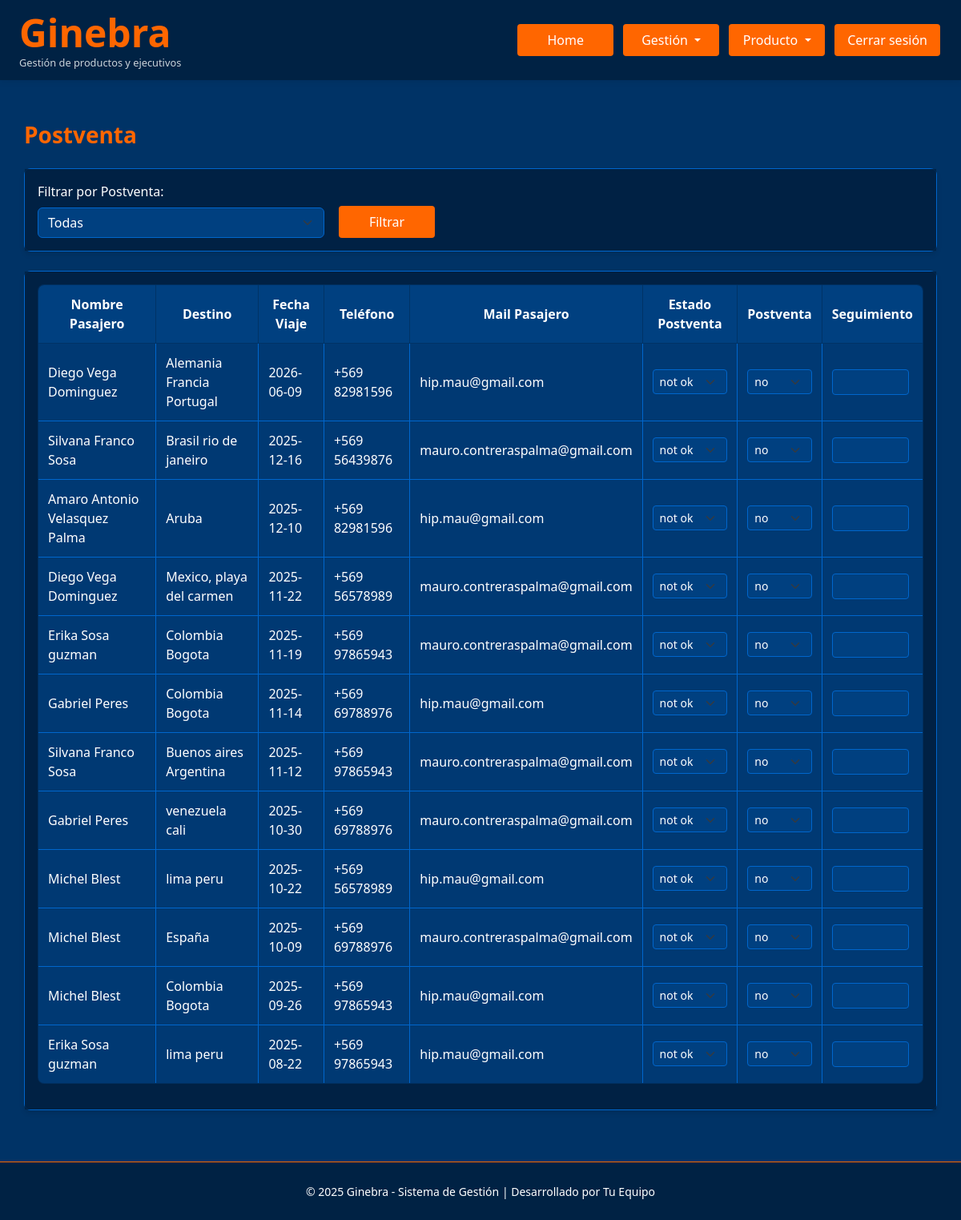
/postventa (signed in), run on an earlier commit of the app's database.
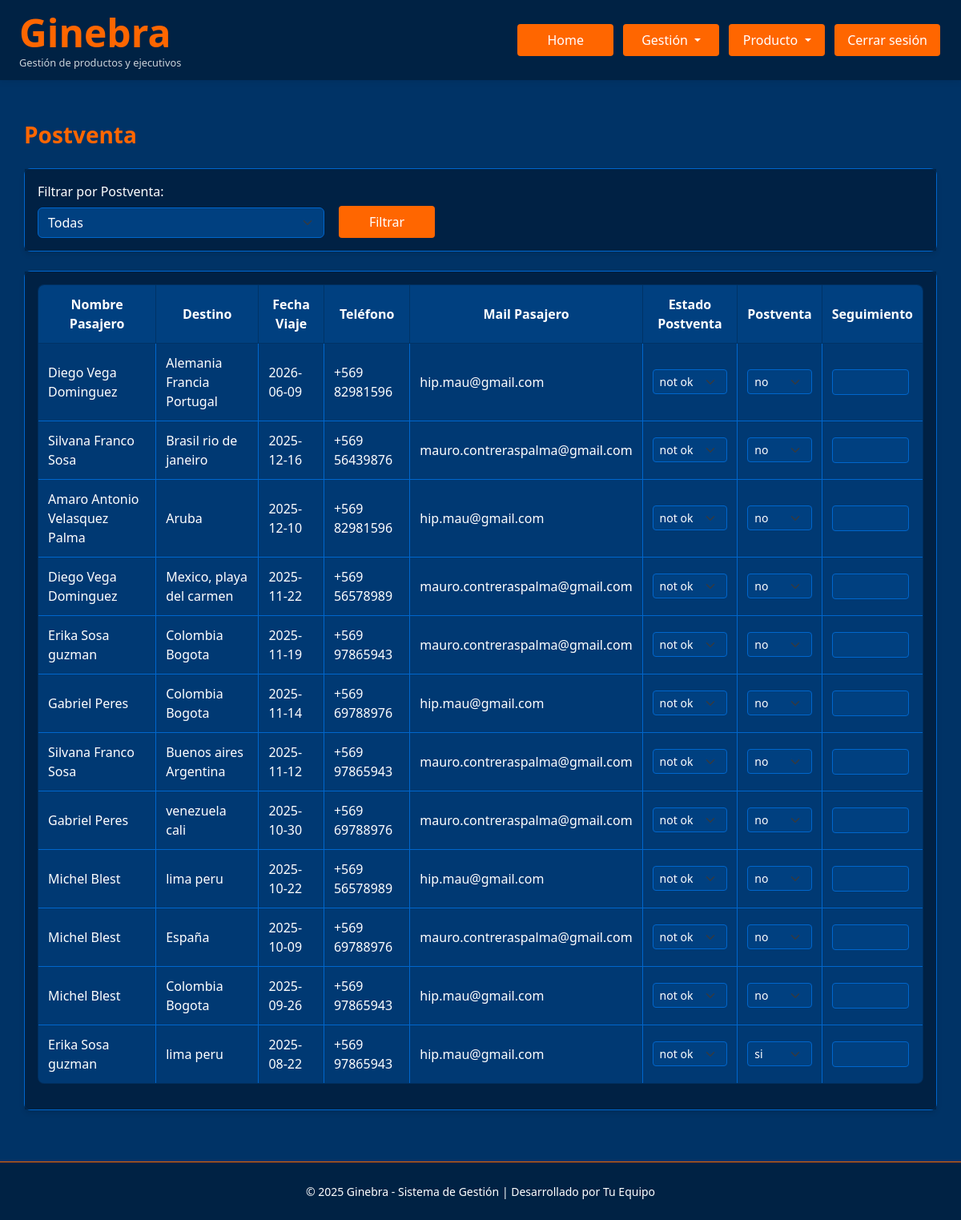
And on a later commit of the database.
### Ginebra.py (models this page shows)
class Reserva(db.Model):
    id = db.Column(db.Integer, primary_key=True)
    usuario_id = db.Column(db.Integer, db.ForeignKey('usuario.id'), nullable=False)
    fecha_viaje = db.Column(db.Date, nullable=True, index=True)
    fecha_fin_viaje = db.Column(db.Date, nullable=True, index=True)
    fecha_venta = db.Column(db.Date, nullable=True, index=True)
    producto = db.Column(db.String(100), index=True)
    modalidad_pago = db.Column(db.String(100), index=True)
    nombre_pasajero = db.Column(db.String(100), index=True)
    telefono_pasajero = db.Column(db.String(100), index=True)
    mail_pasajero = db.Column(db.String(100), index=True)
    precio_venta_total = db.Column(db.Numeric(12,2), default=Decimal('0.00'), index=True)
    precio_venta_neto = db.Column(db.Numeric(12,2), default=Decimal('0.00'), index=True)
    hotel_neto = db.Column(db.Numeric(12,2), default=Decimal('0.00'), index=True)
    vuelo_neto = db.Column(db.Numeric(12,2), default=Decimal('0.00'), index=True)
    traslado_neto = db.Column(db.Numeric(12,2), default=Decimal('0.00'), index=True)
    seguro_neto = db.Column(db.Numeric(12,2), default=Decimal('0.00'), index=True)
    circuito_neto = db.Column(db.Numeric(12,2), default=Decimal('0.00'), index=True)
    crucero_neto = db.Column(db.Numeric(12,2), default=Decimal('0.00'), index=True)
    excursion_neto = db.Column(db.Numeric(12,2), default=Decimal('0.00'), index=True)
    paquete_neto = db.Column(db.Numeric(12,2), default=Decimal('0.00'), index=True)
    ganancia_total =  db.Column(db.Numeric(12,2), default=Decimal('0.00'), index=True)
    comision_ejecutivo = db.Column(db.Numeric(12,2), default=Decimal('0.00'), index=True)
    comision_agencia = db.Column(db.Numeric(12,2), default=Decimal('0.00'), index=True)
    bonos = db.Column(db.Numeric(12,2), default=Decimal('0.00'), index=True)
    localizadores = db.Column(db.Text, nullable=True)
    nombre_ejecutivo = db.Column(db.String(100), index=True)
    correo_ejecutivo = db.Column(db.String(100), index=True)
    destino = db.Column(db.String(100))
    comentarios = db.Column(db.Text, nullable=True)
    comprobante_venta = db.Column(db.String(200))
    comprobante_pdf = db.Column(db.LargeBinary)
    estado_pago = db.Column(db.Enum(*ESTADO_PAGO_OPTIONS, name='estado_pago_reserva'), default='No Pagado')
    venta_cobrada = db.Column(db.Enum(*VENTA_COBRADA_OPTIONS, name='venta_cobrada_options'), default='No Cobrada')
    venta_emitida = db.Column(db.Enum(*VENTA_EMITIDA_OPTIONS, name='venta_emitida_options'), default='No Emitida')
    opinion = db.Column(db.Enum(*OPINION_OPTIONS, name='estado_opinion_viaje'), default='no')
    postventa = db.Column(db.Enum(*POSTVENTA_OPTIONS, name='estado_postventa_viaje'), default='no')
    estado_postventa = db.Column(db.Enum(*ESTADO_POSTVENTA_OPTIONS, name='estado_postventa_viaje'), default='not ok')
    experiencia = db.Column(db.Text, nullable=True)
    seguimiento = db.Column(db.Text, nullable=True)
    usuario = db.relationship('Usuario', backref=db.backref('reservas', lazy=True))
    empresa_id = db.Column(db.Integer, db.ForeignKey('empresa.id'), nullable=True)
    empresa = db.relationship('Empresa', backref=db.backref('reservas', lazy=True))

### Ginebra.py (the view)
@app.route('/postventa')
@login_required
@rol_required('admin', 'master', 'controling')
@empresa_tiene_gestion_required
def postventa():
    selected_postventa = request.args.get('postventa', '')
    empresas = Empresa.query.all()
    contexto = obtener_datos_postventa(empresas, selected_postventa)
    return render_template('postventa.html', **contexto)

### Ginebra.py (called while the page is built)
@login_manager.user_loader
def load_user(user_id):
    return Usuario.query.get(int(user_id))

@app.context_processor
def inject_global_functions():
    return dict(ruta_inicio_por_rol=ruta_inicio_por_rol)

def rol_required(*roles):
    def decorator(f):
        @wraps(f)
        def wrapped(*args, **kwargs):
            if current_user.rol not in roles:
                flash('Acceso denegado.', 'danger')
                return redirect(url_for('dashboard'))
            return f(*args, **kwargs)
        return wrapped
    return decorator

def empresa_tiene_gestion_required(f):
    @wraps(f)
    def decorated_function(*args, **kwargs):
        if current_user.rol not in ('admin', 'master'):
            empresa = current_user.empresa
            if not empresa or empresa.tiene_gestion != 'si':
                flash('Tu empresa no tiene gestión habilitada. No puedes acceder a reservas.', 'danger')
                return redirect(url_for('dashboard'))
        return f(*args, **kwargs)
    return decorated_function

### templates/postventa.html (shortened to what this page needs)
{% extends "base.html" %}
{% block extra_css %}
<link rel="stylesheet" href="{{ url_for('static', filename='control_gestion_clientes.css') }}">
{% endblock %}
{% block content %}
<div class="container">
    <div class="d-flex justify-content-between align-items-center mb-4">
        <h3 class="mb-0">Postventa</h3>
    </div>
    <div class="card mb-4">
        <div class="card-body">
            <form method="GET" class="row g-3 align-items-end">
                <div class="col-md-4">
                    <label for="postventa" class="form-label">Filtrar por Postventa:</label>
                    <select class="form-select" id="postventa" name="postventa">
                        <option value="">Todas</option>
                    </select>
                </div>
                <div class="col-md-2 d-flex align-items-end">
                    <button type="submit" class="btn btn-primary me-2">Filtrar</button>
                </div>
            </form>
        </div>
    </div>
    <div class="card">
        <div class="card-body">
            {% if reservas %}
            <div class="table-responsive">
                <table class="table table-bordered table-hover text-white align-middle">
                    <thead>
                        <tr>
                            <th>Nombre Pasajero</th>
                            <th>Destino</th>
                            <th>Fecha Viaje</th>
                            <th>Teléfono</th>
                            <th>Mail Pasajero</th>
                            <th>Estado Postventa</th>
                            <th>Postventa</th>
                            <th>Seguimiento</th>
                        </tr>
                    </thead>
                    <tbody>
                        {% for reserva in reservas %}
                        <tr>
                            <td data-label="Nombre Pasajero">{{ reserva.nombre_pasajero }}</td>
                            <td data-label="Destino">{{ reserva.destino }}</td>
                            <td data-label="Fecha Viaje">{{ reserva.fecha_viaje }}</td>
                            <td data-label="Teléfono">{{ reserva.telefono_pasajero }}</td>
                            <td data-label="Mail Pasajero">{{ reserva.mail_pasajero }}</td>
                            <td data-label="Estado Postventa">
                                <select class="form-select form-select-sm" name="estado_postventa_{{ reserva.id }}">
                                    <option value="not ok" {% if reserva.estado_postventa == 'not ok' %}selected{% endif %}>not ok</option>
                                </select>
                            </td>
                            <td data-label="Postventa">
                                <select class="form-select form-select-sm" name="postventa_{{ reserva.id }}">
                                    <option value="si" {% if reserva.postventa == 'si' %}selected{% endif %}>si</option>
                                    <option value="no" {% if reserva.postventa == 'no' %}selected{% endif %}>no</option>
                                </select>
                            </td>
                            <td data-label="Seguimiento">
                                <div class="seguimiento-preview textarea-preview">{{ reserva.seguimiento or '' }}</div>
                            </td>
                        </tr>
                        {% else %}
                        <tr>
                            <td colspan="8" class="text-center">
                                No hay datos de postventa para los filtros seleccionados.
                            </td>
                        </tr>
                        {% endfor %}
                    </tbody>
                </table>
            </div>
            {% else %}
            <div class="alert alert-info">
                <h5>No hay datos disponibles</h5>
                <p>No se encontraron datos de postventa para los filtros seleccionados.</p>
            </div>
            {% endif %}
        </div>
    </div>
</div>
{% endblock %}

What changed in the data, as far as the page shows it:
changed Reserva (number 12 of 12 on the later page): value "no" → "si"
